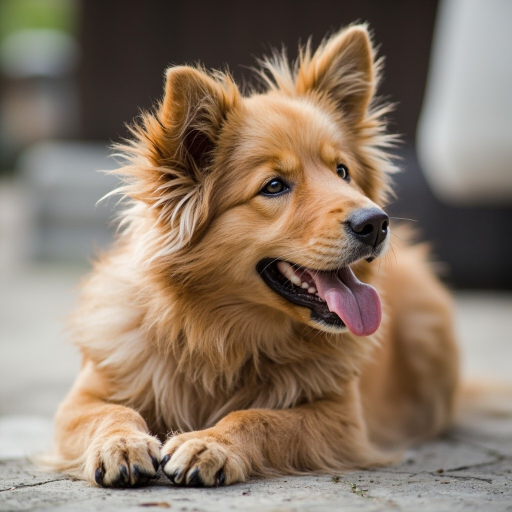
#> input picture images/dog.jpg, 1024 x 1024 px, found by its file name (shown at 1/2 size)
$ python main.py
#> lines starting #> are read from the running program, lines starting #| are printed output that depends on the picture
### src/loader/service.py
"""Module for load images."""

from PIL import Image


class Loader:
    """Class for loading images."""
    valid_resolutions = [(512, 512), (1024, 1024), (4096, 4096)]

    @classmethod
    def get_valid_image(cls, image_path: str) -> Image.Image:
        """Load an image from the given path.

        Args:
            image_path (str): Path to the image file.
        """
        image = cls.load_gray_scaled_image(image_path)
        return cls.convert_to_valid_resolution(image)

    @classmethod
    def load_gray_scaled_image(cls, image_path: str) -> Image.Image:
        """Load a grayscale image from the given path.

        Args:
            image_path (str): Path to the image file.
        """
#> called with image_path = 'images/dog.jpg'
        return Image.open(image_path).convert("L")
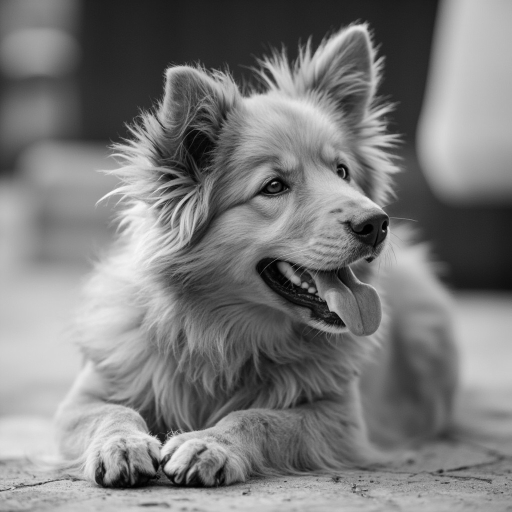
#> returned value: PIL image 1024x1024 L (shown at 1/2 size); min 0, max 254, mean 123.2

    @classmethod
    def convert_to_valid_resolution(cls, image: Image.Image) -> Image.Image:
        """Convert the image to a valid resolution if necessary.

        Args:
            image (Image.Image): The image to be resized.
            valid_resolution (tuple): The target resolution as (width, height).
        """
        if image.size in cls.valid_resolutions:
            return image
        return image.resize(cls.valid_resolutions[1])

### src/conv/standard.py
"""Module for convolution operations."""

import numpy as np
import time

from PIL.Image import Image
from conv.abstract import Conv2D


class Standard(Conv2D):
    """Class for 2D convolution operations."""

    kernel: np.ndarray

    def run(self, image: Image) -> np.ndarray:
        """Run convolution operation on the given image.

        Args:
            image (Image): Image to apply convolution on.

        Returns:
            np.ndarray: Convolved image.
        """
        np_image = np.array(image)
        img_w, img_h = np_image.shape
#> img_w = 1024; img_h = 1024
        kerner_w, kerner_h = self.kernel.shape
        padding_w = kerner_w // 2
        padding_h = kerner_h // 2

        padded_img = np.pad(
            np_image,
            ((padding_h, padding_h),
             (padding_w, padding_w)),
             mode='constant'
        )
        output = np.zeros_like(np_image)

        start_time = time.time()

        for i in range(img_h):
            for j in range(img_w):
                pixel = padded_img[i:i+kerner_h, j:j+kerner_w]
                output[i, j] = np.sum(pixel * self.kernel)

        end_time = time.time()
        print(f"Standard Convolution took {end_time - start_time:.6f} seconds.")

        output = np.clip(output, 0, 255).astype(np.uint8)
        return output

### src/conv/threaded.py
"""Module for convolution operations."""

import numpy as np
import time

from concurrent.futures import ThreadPoolExecutor, as_completed
from PIL.Image import Image
from conv.abstract import Conv2D


class Threaded(Conv2D):
    """Class for 2D convolution operations."""

    kernel: np.ndarray

    def run(self, image: Image, num_threads: int) -> np.ndarray:
        """Run convolution operation on the given image.

        Args:
            image (Image): Image to apply convolution on.
            num_threads (int): Number of threads to use.

        Returns:
            np.ndarray: Convolved image.
        """
#> called with num_threads = 16
        np_image = np.array(image)
        img_w, img_h = np_image.shape
#> img_w = 1024; img_h = 1024
        kerner_w, kerner_h = self.kernel.shape
        padding_w = kerner_w // 2
        padding_h = kerner_h // 2

        padded_img = np.pad(
            np_image,
            ((padding_h, padding_h),
             (padding_w, padding_w)),
             mode='constant'
        )
        output = np.zeros_like(np_image)

        def process_block(start_row: int, end_row: int) -> tuple:
            """Process image block.

            Args:
                start_row (int): The first row of the block.
                end_row (int): Last row of the block.

            Returns:
                tuple: returns a tuple with the start row and the block sums results.
            """
            block_result = np.zeros((end_row - start_row, img_w))
            for i_local, i_global in enumerate(range(start_row, end_row)):
                for j in range(img_w):
                    pixel = padded_img[i_global:i_global+kerner_h, j:j+kerner_w]
                    block_result[i_local, j] = np.sum(pixel * self.kernel)
            return start_row, block_result

        rows_per_thread = max(1, img_h // num_threads)
#> rows_per_thread = 64
        threads = []

        for t in range(num_threads):
            start = t * rows_per_thread
            end = min((t + 1) * rows_per_thread, img_h) if t != num_threads - 1 else img_h
            if start < end:
                threads.append((start, end))

        start_time = time.time()

        with ThreadPoolExecutor(max_workers=num_threads) as executor:
            futures = [executor.submit(process_block, start, end) for start, end in threads]
#> in process_block (call 2), `block_result = np.zeros((end_row - start_row, img_w))`: block_result: shape (64, 1024) float64; every value is 0
#> after the loop in process_block (call 11), `for i_local, i_global in enumerate(range(start_row, end_row)):`:
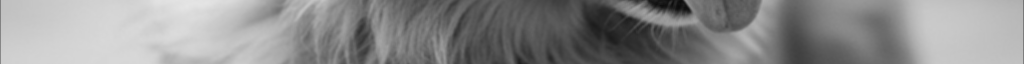
#> block_result: shape (64, 1024) float64; min 11.11, max 229.7, mean 141.3
#> after the loop in process_block (call 12), `for i_local, i_global in enumerate(range(start_row, end_row)):`:
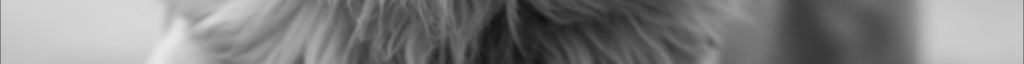
#> block_result: shape (64, 1024) float64; min 14.78, max 231.8, mean 129.3
#> after the loop in process_block (call 13), `for i_local, i_global in enumerate(range(start_row, end_row)):`:
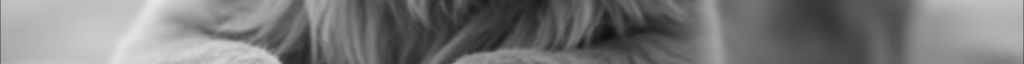
#> block_result: shape (64, 1024) float64; min 15.11, max 229.9, mean 121.3
#> after the loop in process_block (call 14), `for i_local, i_global in enumerate(range(start_row, end_row)):`:
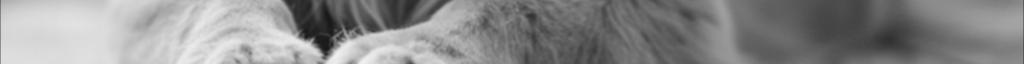
#> block_result: shape (64, 1024) float64; min 24, max 239.9, mean 140
#> after the loop in process_block (call 15), `for i_local, i_global in enumerate(range(start_row, end_row)):`:
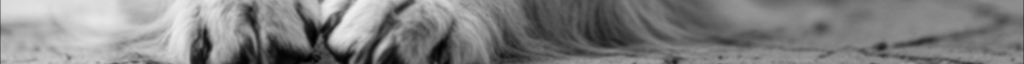
#> block_result: shape (64, 1024) float64; min 2.22, max 239.8, mean 129.1
#> after the loop in process_block (call 16), `for i_local, i_global in enumerate(range(start_row, end_row)):`:
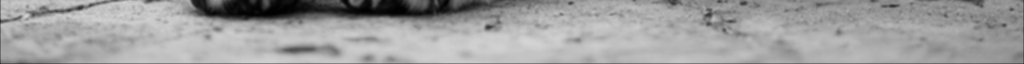
#> block_result: shape (64, 1024) float64; min 0.667, max 213.8, mean 159.2
#> futures = 16 items

            for future in as_completed(futures):
                start_row, result = future.result()
                output[start_row:start_row + result.shape[0], :] = result
#> this loop made 16 passes
#> start_row on passes 1 to 12: 576, 0, 192, 960, 896, 768, 704, 448, 384, 640, 832, 320

        end_time = time.time()

        print(f"Threaded Convolution took {end_time - start_time:.6f} seconds.")

        output = np.clip(output, 0, 255).astype(np.uint8)
        return output

### src/conv/abstract.py
"""Abstract base classes for convolution operations."""

import numpy as np
from abc import ABC, abstractmethod


class Conv2D(ABC):
    """Abstract base class for 2D convolution operations."""

    kernel: np.ndarray

    def __init__(self, kernel: list[list]) -> None:
        """Initialize Conv2D class.

        Args:
            kernel (list[list]): Kernel that will be used.
        """
        self.kernel = np.array(kernel)

    # [11 lines left out: function run, not called in this run]

### src/main.py
"""Main module for the application."""

from conv.standard import Standard
from conv.threaded import Threaded
from loader.service import Loader

if __name__ == "__main__":
    image_path = "images/dog.jpg"
    image = Loader.get_valid_image(image_path)

    kernel = [
        [1/9, 1/9, 1/9],
        [1/9, 1/9, 1/9],
        [1/9, 1/9, 1/9],
    ]

    standard_conv = Standard(kernel)
    convolved_image = standard_conv.run(image)

    threaded_conv = Threaded(kernel)
    convolved_image_threaded = threaded_conv.run(image, num_threads=16)
